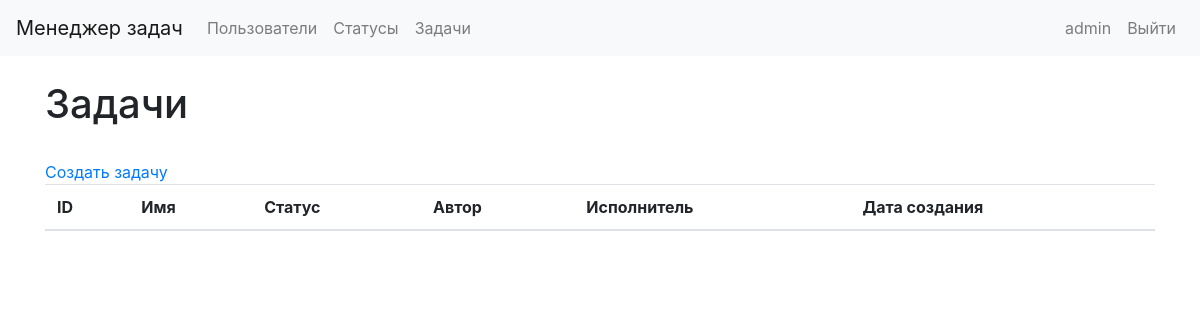
Page /tasks/ (signed in) on the earlier database version.
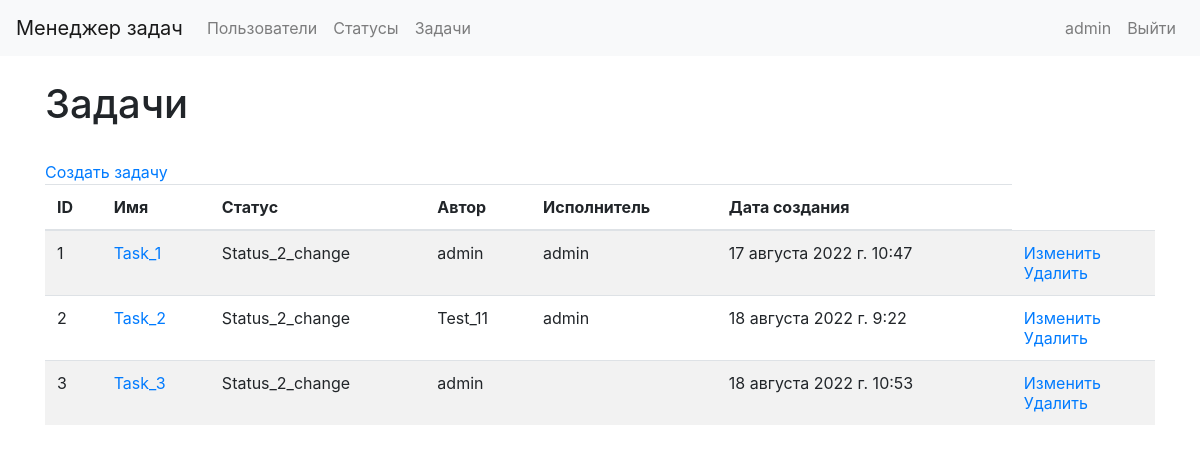
Same page on the later database version.
### task_manager/models.py (models this page shows, shortened)
class Task(models.Model):
    author = models.ForeignKey(User, on_delete=models.PROTECT, related_name="author")
    name = models.CharField(max_length=150, unique=True)
    description = models.TextField(max_length=500, blank=True, null=True)
    status = models.ForeignKey(Status, on_delete=models.PROTECT)
    executor = models.ForeignKey(User, on_delete=models.PROTECT, blank=True, null=True, related_name="tasks")
    time_create = models.DateTimeField(auto_now_add=True)

class Status(models.Model):
    name = models.CharField(max_length=100, unique=True)
    time_create = models.DateTimeField(auto_now_add=True)

### task_manager/views.py (the view)
# urls.py: path('tasks/', views.TaskList.as_view(), name='tasks_list'),
class TaskList(ListView):
    model = Task
    template_name = "tasks_list.html"
    def dispatch(self, request, *args, **kwargs):
        if not request.user.is_authenticated:
            messages.error(request, _("Вы не авторизованы! Пожалуйста, выполните вход."))
            return redirect('user_login')
        return super().dispatch(request, *args, **kwargs)

### task_manager/templates/tasks_list.html
{% extends 'base.html' %}
{% load i18n %}
{% block content %}
    <div class="container wrapper flex-grow-1">
        <br>
        <h1>{% translate "Задачи" %}</h1>
        <br>
        <a href="{% url 'tasks_create' %}">{% translate "Создать задачу" %}</a>
        <table class="table table-striped">
            <thead>
                <tr>
                    <th>{% translate "ID" %}</th>
                    <th>{% translate "Имя" %}</th>
                    <th>{% translate "Статус" %}</th>
                    <th>{% translate "Автор" %}</th>
                    <th>{% translate "Исполнитель" %}</th>
                    <th>{% translate "Дата создания" %}</th>
                </tr>
            </thead>
            <tbody>
                {% for t in object_list %}
                <tr>
                    <td>{{t.id}}</td>
                    <td><a href="{% url 'tasks_detail' pk=t.id %}"> {{t.name}} </a></td>
                    <td>{{t.status.name}}</td>
                    <td>{{t.author.username}}</td>
                    <td>{{t.executor.username}}</td>
                    <td>{{t.time_create}}</td>
                    <td>
                        <a href="{% url 'tasks_update' pk=t.id %}">{% translate "Изменить" %}</a>
                        <br>
                        <a href="{% url 'tasks_delete' pk=t.id %}">{% translate "Удалить" %}</a>
                    </td>
                </tr>
                {% endfor %}
            </tbody>
        </table>
    </div>
{% endblock %}

### task_manager/templates/base.html (shortened to what this page needs)
{% load i18n %}
{% load bootstrap4 %}
{% bootstrap_css %}
{% block bootstrap4_content %}
    <nav class="navbar navbar-expand-lg navbar-light bg-light">
        <a class="navbar-brand" href="{% url 'home' %}">{% translate "Менеджер задач" %}</a>
        <div class="collapse navbar-collapse" id="navbarSupportedContent">
            <ul class="navbar-nav mr-auto">
                <li class="nav-item">
                    <a class="nav-link" href="{% url 'users_list' %}">{% translate "Пользователи" %}</a>
                </li>
                {% if request.user.is_authenticated %}
                <li class="nav-item">
                    <a class="nav-link" href="{% url 'statuses_list' %}">{% translate "Статусы" %}</a>
                </li>
                <li class="nav-item">
                    <a class="nav-link" href="{% url 'tasks_list' %}">{% translate "Задачи" %}</a>
                </li>
                {% endif %}
            </ul>
            <ul class="navbar-nav">
                {% if request.user.is_authenticated %}
                <li class="nav-item">
                    <a class="nav-link" href="{% url 'users_update' pk=request.user.id %}">{{user.username}}</a>
                </li>
                <li class="nav-item">
                    <a class="nav-link" href="{% url 'user_logout' %}">{% translate "Выйти" %}</a>
                </li>
                {% endif %}
            </ul>
        </div>
    </nav>
{% endblock %}
{% block content %}
{% endblock %}

Differences in the rows shown:
added Task: id "1", name "Task_1", status.name "Status_2_change", author.username "admin", executor.username "admin", time_create "17 августа 2022 г. 10:47"
added Task: id "2", name "Task_2", status.name "Status_2_change", author.username "Test_11", executor.username "admin", time_create "18 августа 2022 г. 9:22"
added Task: id "3", name "Task_3", status.name "Status_2_change", author.username "admin", time_create "18 августа 2022 г. 10:53"
